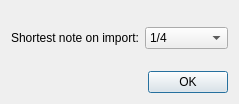
<?xml version="1.0" encoding="UTF-8"?>
<ui version="4.0">
 <class>ImportMidiDialog</class>
 <widget class="QDialog" name="ImportMidiDialog">
  <property name="geometry">
   <rect>
    <x>0</x>
    <y>0</y>
    <width>239</width>
    <height>104</height>
   </rect>
  </property>
  <property name="windowTitle">
   <string>MuseScore: MIDI Import</string>
  </property>
  <layout class="QVBoxLayout">
   <item>
    <spacer>
     <property name="orientation">
      <enum>Qt::Vertical</enum>
     </property>
     <property name="sizeHint" stdset="0">
      <size>
       <width>20</width>
       <height>40</height>
      </size>
     </property>
    </spacer>
   </item>
   <item>
    <layout class="QHBoxLayout">
     <item>
      <widget class="QLabel" name="label">
       <property name="text">
        <string>Shortest note on import:</string>
       </property>
      </widget>
     </item>
     <item>
      <widget class="QComboBox" name="shortestNoteCombo">
       <item>
        <property name="text">
         <string>1/4</string>
        </property>
       </item>
       <item>
        <property name="text">
         <string>1/8</string>
        </property>
       </item>
       <item>
        <property name="text">
         <string>1/16</string>
        </property>
       </item>
       <item>
        <property name="text">
         <string>1/32</string>
        </property>
       </item>
       <item>
        <property name="text">
         <string>1/64</string>
        </property>
       </item>
       <item>
        <property name="text">
         <string>1/128</string>
        </property>
       </item>
      </widget>
     </item>
    </layout>
   </item>
   <item>
    <spacer>
     <property name="orientation">
      <enum>Qt::Vertical</enum>
     </property>
     <property name="sizeHint" stdset="0">
      <size>
       <width>20</width>
       <height>40</height>
      </size>
     </property>
    </spacer>
   </item>
   <item>
    <widget class="QDialogButtonBox" name="buttonBox">
     <property name="orientation">
      <enum>Qt::Horizontal</enum>
     </property>
     <property name="standardButtons">
      <set>QDialogButtonBox::Ok</set>
     </property>
    </widget>
   </item>
  </layout>
 </widget>
 <resources/>
 <connections>
  <connection>
   <sender>buttonBox</sender>
   <signal>accepted()</signal>
   <receiver>ImportMidiDialog</receiver>
   <slot>accept()</slot>
   <hints>
    <hint type="sourcelabel">
     <x>248</x>
     <y>254</y>
    </hint>
    <hint type="destinationlabel">
     <x>157</x>
     <y>274</y>
    </hint>
   </hints>
  </connection>
  <connection>
   <sender>buttonBox</sender>
   <signal>rejected()</signal>
   <receiver>ImportMidiDialog</receiver>
   <slot>reject()</slot>
   <hints>
    <hint type="sourcelabel">
     <x>316</x>
     <y>260</y>
    </hint>
    <hint type="destinationlabel">
     <x>286</x>
     <y>274</y>
    </hint>
   </hints>
  </connection>
 </connections>
</ui>
